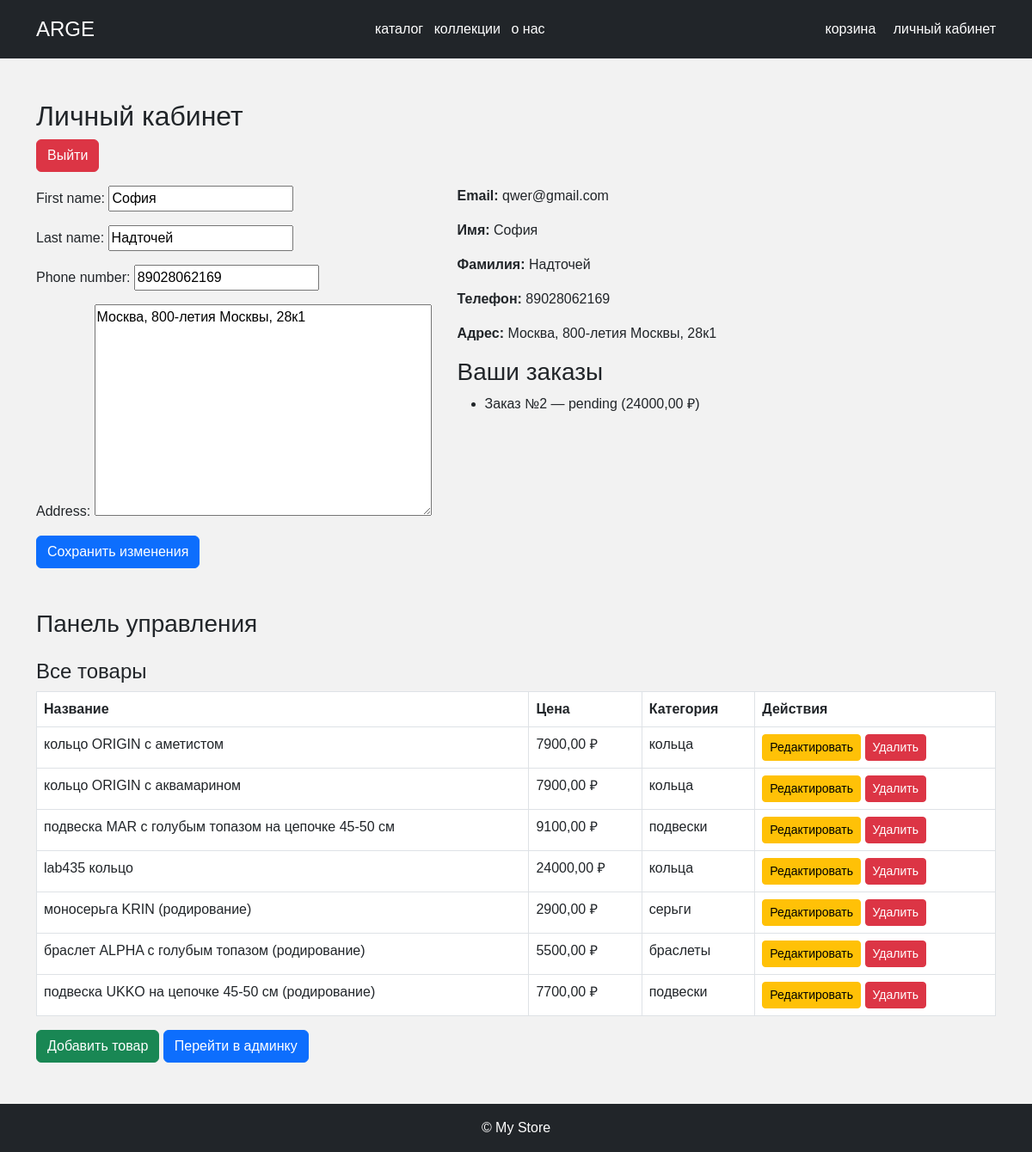
Page /profile/ (signed in) on the committed database.
### members/models.py (models this page shows, shortened)
class User(AbstractBaseUser, PermissionsMixin):
    email = models.EmailField(unique=True)
    first_name = models.CharField(max_length=255, blank=True)
    last_name = models.CharField(max_length=255, blank=True)
    phone_number = models.CharField(max_length=11, null=True, blank=True)
    address = models.TextField(blank=True, null=True)
    date_joined = models.DateTimeField(default=timezone.now)
    is_active = models.BooleanField(default=True)
    is_staff = models.BooleanField(default=False)
    USERNAME_FIELD = 'email'
    REQUIRED_FIELDS = []
    objects = UserManager()
    class Meta:
        verbose_name = "Пользователь"
        verbose_name_plural = "Пользователи"

class Order(models.Model):
    STATUS_CHOICES = [
        ('pending', 'Pending'),
        ('shipped', 'Shipped'),
        ('delivered', 'Delivered'),
        ('cancelled', 'Cancelled'),
    ]
    user = models.ForeignKey(User, related_name='orders', on_delete=models.CASCADE)
    total_price = models.DecimalField(max_digits=10, decimal_places=2)
    status = models.CharField(max_length=50, choices=STATUS_CHOICES, default='pending')
    created_at = models.DateTimeField(default=timezone.now)
    class Meta:
        verbose_name = "Заказ"
        verbose_name_plural = "Заказы"

class Product(models.Model):
    name = models.CharField(max_length=255)
    description = models.TextField()
    price = models.DecimalField(max_digits=10, decimal_places=2)
    category = models.ForeignKey(Category, related_name='products', on_delete=models.CASCADE)
    status = models.CharField(max_length=50, default='available')
    objects = models.Manager()
    available = AvailableProductsManager()
    class Meta:
        ordering = ['-price']
    class Meta:
        verbose_name = "Товар"
        verbose_name_plural = "Товары"

class Category(models.Model):
    name = models.CharField(max_length=255)
    description = models.TextField()
    class Meta:
        verbose_name = "Категория"
        verbose_name_plural = "Категории"

### members/views.py (the view)
# urls.py: path('profile/', views.profile_view, name='profile'),
@login_required
def profile_view(request):
    user = request.user
    if request.method == 'POST':
        form = UserProfileForm(request.POST, instance=user)
        if form.is_valid():
            form.save()
            return redirect('profile')
    else:
        form = UserProfileForm(instance=user)
    orders = user.orders.all()
    products = Product.objects.all() if user.is_staff else None
    return render(request, 'profile.html', {
        'user': user,
        'user_form': form,
        'orders': orders,
        'products': products,
    })

### members/forms.py
class UserProfileForm(forms.ModelForm):
    class Meta:
        model = User
        fields = ['first_name', 'last_name', 'phone_number', 'address']

### templates/profile.html (shortened to what this page needs)
{% extends "base.html" %}
{% load static %}
{% block content %}
<h2>Личный кабинет</h2>
<form method="post" action="{% url 'logout' %}">
  <button type="submit" class="btn btn-danger mb-3">Выйти</button>
</form>
<div class="lk-main">
    <div class="lk-form">
        <form method="post">
            {{ user_form.as_p }}
            <button type="submit" class="btn btn-primary">Сохранить изменения</button>
        </form>
    </div>
    <div class="lk-info">
        <p><strong>Email:</strong> {{ user.email }}</p>
        <p><strong>Имя:</strong> {{ user.first_name }}</p>
        <p><strong>Фамилия:</strong> {{ user.last_name }}</p>
        <p><strong>Телефон:</strong> {{ user.phone_number }}</p>
        <p><strong>Адрес:</strong> {{ user.address }}</p>
        <h3>Ваши заказы</h3>
        {% if user.orders.all %}
            <ul>
                {% for order in user.orders.all %}
                    <li>Заказ №{{ order.id }} — {{ order.status }} ({{ order.total_price }} ₽)</li>
                {% endfor %}
            </ul>
        {% else %}
            <p>У вас нет заказов.</p>
        {% endif %}
    </div>
</div>
{% if user.is_staff %}
    <div class="admin-panel mt-5">
        <h3>Панель управления</h3>
        <h4 class="mt-4">Все товары</h4>
        <table class="table table-bordered">
            <thead>
                <tr>
                    <th>Название</th>
                    <th>Цена</th>
                    <th>Категория</th>
                    <th>Действия</th>
                </tr>
            </thead>
            <tbody>
                {% for product in products %}
                    <tr>
                        <td>{{ product.name }}</td>
                        <td>{{ product.price }} ₽</td>
                        <td>{{ product.category.name }}</td>
                        <td>
                            <a href="{% url 'product_update' product.id %}" class="btn btn-sm btn-warning">Редактировать</a>
                            <a href="{% url 'product_delete' product.id %}" class="btn btn-sm btn-danger">Удалить</a>
                        </td>
                    </tr>
                {% endfor %}
            </tbody>
        </table>
        <a href="{% url 'product_create_form' %}" class="btn btn-success">Добавить товар</a>
        <a href="/admin/" class="btn btn-primary">Перейти в админку</a>
    </div>
{% endif %}
{% endblock %}

### static/styles.css (style rules this page uses)
body { font-family: sans-serif; margin: 0; background: #f2f2f2; }
.lk-main { display: flex; flex-direction: row; }
.lk-info { display: flex; flex-direction: column; margin-left: 30px !important; }

### rows in the picture
User: first_name "София", last_name "Надточей", phone_number "89028062169", address "Москва, 800-летия Москвы, 28к1", email "qwer@gmail.com"
Order: id "2", status "pending", total_price "24000,00"
Product: name "кольцо ORIGIN с аметистом", price "7900,00", category.name "кольца"
Product: name "кольцо ORIGIN с аквамарином", price "7900,00", category.name "кольца"
Product: name "подвеска MAR c голубым топазом на цепочке 45-50 см", price "9100,00", category.name "подвески"
Product: name "lab435 кольцо", price "24000,00", category.name "кольца"
Product: name "моносерьга KRIN (родирование)", price "2900,00", category.name "серьги"
Product: name "браслет ALPHA с голубым топазом (родирование)", price "5500,00", category.name "браслеты"
Product: name "подвеска UKKO на цепочке 45-50 см (родирование)", price "7700,00", category.name "подвески"
